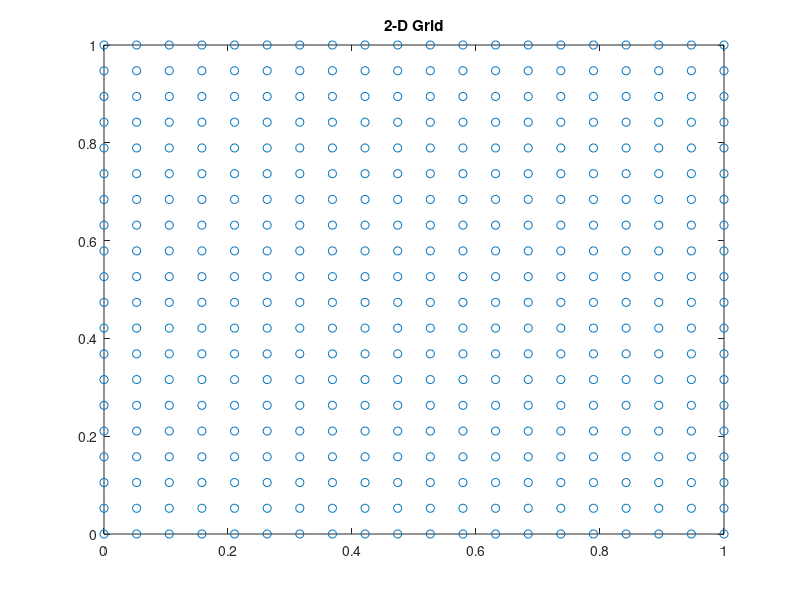

Write the MATLAB code that produced this figure. (Note: this script raises an error after producing the figure.)

clear all; 
close all; 
clc;

%%%   Generate Grid
K = 20;  % # of possible total sensors
Points_Number = K^2;
range = 1;  % Grid range
xx_K = linspace(0, range, K)';   % places of possible total sensors
[x_K1,x_K2] = meshgrid(xx_K,xx_K);

x_K = [x_K1(:),x_K2(:)];
figure(10)
plot(x_K(:,1),x_K(:,2),'o')
title('2-D Grid')

tol = 1e-10;
tol_failure = 1e-8;

rho_a = .2;
sig_a = 1;
%%% Source
S_t = 2;

%%% Noise
% SNR_dB = 1.2;
% SNR = (10^SNR_dB) / 10;
% sig_n = sig_a * S_t / sqrt(SNR);
sig_n = 1.5;
ratio_rho = .5;
rho_n = ratio_rho * rho_a;

Kn = My_2D_Cov ( rho_n, sig_n, x_K, x_K);
Ka = My_2D_Cov ( rho_a, sig_a, x_K, x_K);

% ''a''
n = 1;  % # of mixture in Mixtured Gaussian Process

%%%% uncertainty
l_uncertainty = rho_a/3;
% SNR_dB_uncertainty = 1;
% SNR_uncertainty = (10^SNR_dB_uncertainty) / 10;
% s_uncertainty = sig_a / sqrt(SNR_uncertainty);
s_uncertainty = .5;
flag_uncertainty = 1;

%%%% Bias
l_bias = rho_a;
% SNR_dB_bias = 5;
% SNR_bias = (10^SNR_dB_bias) / 10;
% s_bias = sig_a / sqrt(SNR_bias);
s_bias = 0;
flag_bias = 0;

% Assigning initial points (noisy situation)
ind_Int = ceil(K^2/2-K/2);
% ind_Int = [ceil(K^2/2-K),ceil(K^2/2-K/2),ceil(K^2/2+K)]';
K_Int = size(ind_Int,1);
x_Int = x_K(ind_Int,:);

p = 10;  % number of sensors that we want to select greedy

% setting delta parameter
jj_max=1;
j_step= 5;
% delta = j_step * [1:jj_max];
% jj_delta = 1;
%%% parameters
% params_a
params.rho_a = rho_a;
params.sig_a = sig_a;
% params_n
params.rho_n = rho_n;
params.sig_n = sig_n;
params.sigmaS = S_t;

mont_a_max = 15;
mont_m_max = 5;
%%

for mont_a = 1:mont_a_max
    
    
    aa = Generate_GM_2D(rho_a, sig_a, x_K, zeros(size(x_K,1),1), n) ;
    a_K_2D = reshape(aa,[K,K]);
    a_K = aa;
    
    figure(987)
    subplot(2,1,1)
    surf(x_K1,x_K2,a_K_2D)
    
    for mont_m = 1 : mont_m_max
        
        
        
        %%% Generate ''a'' %%%
        
        % Mean
        %     ma1 = Generate_GM_2D(roh_a, sig_a, x_K, 0, 1) ;
        %     ma1 = 0;
        %     % ''a''
        %     n = 1;  % # of mixture in Mixtured Gaussian Process
        %     l_bias = roh_a;
        %     s_bias = 0.01;
        %     bias = Generate_GM_2D(l_bias, s_bias, x_K, 0, n);
        %     m_K = a_K + bias;
        %
        
        uncertainty_a = Generate_GM_2D(l_uncertainty, s_uncertainty, x_K, 0, n);
        bias = Generate_GM_2D(l_bias, s_bias, x_K, 0, n);
        m_K = a_K + (flag_uncertainty * uncertainty_a) + (flag_bias * bias);
        
        m_K_2D = reshape(m_K,[K,K]);
        figure(987)
        subplot(2,1,2)
        surf(x_K1,x_K2,m_K_2D)
        
        %     la = roh_a;
        %     sa2 = 3*sig_a;      % uncertainty on spatial gain 'a'
        a_hat_K  = m_K;
        
        %%% Noise %%%
        
        n_K = Generate_GM_2D(rho_n, sig_n, x_K, 0, n) ;
        
        %%% Measurements %%%
        y_K = a_K * S_t + n_K;
        
        
        
        %% Data plot %%%
%%%%         params_plot
%         fs = 17;   % font size
%         lw = 3;    % line size
%         f_yl = 30;  % font size label
%         ms = 10;    % mark size
%         % plot a_true
%         figure(22)
%         subplot(3,1,1);
%         set(gca, 'fontsize', fs);
%         plot(x_K, a_K,'b', 'linewidth',lw );hold on
%         ylabel('$a_K$', 'Interpreter', 'latex', 'fontsize', f_yl)
%         % plot mean
%         subplot(3,1,1);
%         set(gca, 'fontsize', fs);
%         plot(x_K, m_K,'--b', 'linewidth', lw);
%         ylabel('$m_k$', 'Interpreter', 'latex', 'fontsize', f_yl)
%         xlabel('$x$', 'Interpreter', 'latex', 'fontsize', f_yl)
%         legend('a','m')
%         % plot noise
%         subplot(3,1,2);
%         set(gca, 'fontsize', fs);
%         plot(x_K, n_K,'r', 'linewidth', lw);
%         ylabel('$n_k$', 'Interpreter', 'latex', 'fontsize', f_yl)
%         xlabel('$x$', 'Interpreter', 'latex', 'fontsize', f_yl)
%         % plot y (measurements)
%         subplot(3,1,3);
%         set(gca, 'fontsize', fs);
%         plot(x_K, y_K,'k', 'linewidth', lw);
%         ylabel('$y_k$', 'Interpreter', 'latex', 'fontsize', f_yl)
%         xlabel('$x$', 'Interpreter', 'latex', 'fontsize', f_yl)
        
%%        
        a_Int = a_K(ind_Int);
        a_hat_Int = a_hat_K(ind_Int);
        m_Int = m_K(ind_Int);
        y_Int = y_K(ind_Int);
        
        % figure(21)
        % subplot(3,1,1);
        % hold on
        % plot (x_Int, a_Int(:),'o', 'MarkerSize',ms, 'LineWidth',lw); hold on;
        
        %% Rest points
        Index = (1:K^2)';
        ind_rest = setdiff(Index,ind_Int);
        x_rest = x_K (ind_rest,:);
        m_rest = m_K (ind_rest);
        a_rest = a_K (ind_rest);
        a_hat_rest = a_hat_K(ind_rest);
        y_rest = y_K (ind_rest);
        %     N = (K - K_Int);
        
        
        
  %% True SNR(f_hat)
x = x_K;
a = a_K;
ma = m_K;
zK = m_K(ind_Int);
flagPrior = 1
xK   = x_Int;
ma_K = m_Int;
sigmaS = S_t;  % power of s
nbPts = K;

ln = rho_n;
sn2 = sig_n;


% SNR initial
Cn = My_2D_Cov ( rho_n, sig_n, x_Int, x_Int);
f_hat = pinv(Cn)*m_Int;
SNR_True_Estimated_int = (S_t^2 * f_hat' * a_Int * a_Int' * f_hat ) / (f_hat' * Cn * f_hat)


SNR_True_Estimated = zeros(nbPts,1);
SNR_True_Estimated(ind_Int) = SNR_True_Estimated_int;

for i_rest = 1 : K^2-K_Int
    x_K_plus_N = [x_Int;x_rest(i_rest,:)];
    m_k_plus_N = [m_Int;m_rest(i_rest)];
    a_k_plus_N = [a_Int;a_rest(i_rest)];
    Cn = My_2D_Cov ( rho_n, sig_n, x_K_plus_N, x_K_plus_N);
    f_hat = pinv(Cn)*m_k_plus_N;
    SNR_True_Estimated_rest(i_rest,1) = (S_t^2 * f_hat' * a_k_plus_N * a_k_plus_N' * f_hat ) / (f_hat' * Cn * f_hat);
end

SNR_True_Estimated(ind_rest) = SNR_True_Estimated_rest;

SNR_True_Estimated_norm_int = (SNR_True_Estimated - SNR_True_Estimated_int) / (max(SNR_True_Estimated) - SNR_True_Estimated_int+tol);

% figure(2)
% plot(SNR_True_Estimated_norm_int)
% grid on
% title('$SNR(\hat{f})$','interpreter','latex')

ind_failure = find(SNR_True_Estimated_norm_int<0);
failure_size(mont_a,mont_m) = size(ind_failure,1);

SNR_True_Estimated_norm_int_mont(mont_a,mont_m,:) = SNR_True_Estimated_norm_int;
SNR_True_Estimated_int_mont(mont_a,mont_m) = SNR_True_Estimated_int;

      
        
   %%            
              
        
        %%%%%%%%%%%%%%%%%%%%%%%%%%%%%%%%%%%%%%%%%%%%%%%%%%%%%%%%%%%%%%%%%%%%%%%%%%%%%%%%%%%%%%%%%%%%%%%%%%%%%%%%%%%%%%%%%%%%%%%%%%%%%%%%%%%%%%%%%%%%%%%%%%%%%%%%
        %%%%%%%%%%%%%%%%%%%%%%%%%%%%%%%%%%%%%%%%%%%%%%%%%%%%%%%%%%%%%%%%%%%%%%% CLASSICAL KRIGING  %%%%%%%%%%%%%%%%%%%%%%%%%%%%%%%%%%%%%%%%%%%%%%%%%%%%%%%%%%%%%
        %%%%%%%%%%%%%%%%%%%%%%%%%%%%%%%%%%%%%%%%%%%%%%%%%%%%%%%%%%%%%%%%%%%%%%%%%%%%%%%%%%%%%%%%%%%%%%%%%%%%%%%%%%%%%%%%%%%%%%%%%%%%%%%%%%%%%%%%%%%%%%%%%%%%%%%%
        %%
        ind_Int_classic = ind_Int;
        x_Int_classic = x_Int;
        m_Int_classic = m_Int;
        a_Int_classic = a_Int;
        a_hat_Int_classic = a_hat_Int;
        y_Int_classic = y_Int;
        
        ind_rest_classic  = ind_rest ;
        x_rest_classic = x_rest;
        m_rest_classic = m_rest;
        a_rest_classic = a_rest;
        y_rest_classic = y_rest;
        a_hat_rest_classic = a_hat_rest;
        
        for j_p = 1 : p
            j_classic = j_p
            mont_m
            mont_a
            % select new position
            tic;
            J_N = CostFunction_classic_2D(params, x_Int_classic, x_rest_classic);
            t_classic(j_p,mont_a,mont_m)=toc;
            
            [J_max , Index_max] = max(J_N);  % pay attention, here you have to take the min of the cost_classic
            x_new_classic = x_rest_classic(Index_max,:);
            m_new_classic = m_rest_classic(Index_max);
            a_new_classic = a_rest_classic(Index_max);
            y_new_classic = y_rest_classic(Index_max);
            ind_new_classic = ind_rest_classic(Index_max);

            %         a_hat_new_classic = a_hat_rest_classic(Index_max);
            
            % 'a' estimation at new selected position
            C_NK_new = My_2D_Cov ( rho_a, sig_a, x_new_classic, x_Int_classic );
            C_KK_new = My_2D_Cov ( rho_a, sig_a, x_Int_classic, x_Int_classic ) ;
            L_C_KK_new = chol(C_KK_new + 1e-10*eye(size(C_KK_new)), 'lower');
            %         a_new_classic = m_new_classic + C_NK_new * (  L_C_KK_new.'  \   ( L_C_KK_new \ ( a_Int_classic - m_Int_classic ) )  );
            %         a_hat_new_classic = m_new_classic + C_NK_new * (  L_C_KK_new.'  \   ( L_C_KK_new \ ( a_hat_Int_classic - m_Int_classic ) )  );
            
            %         a_new_classic = m_new_classic;
            a_hat_new_classic = m_new_classic;
            
            % Estimate 'S'
            y_K_plus_N_classic =  [y_Int_classic; y_new_classic] ;
            a_K_plus_N_classic =  [a_Int_classic; a_new_classic] ;
            a_hat_K_plus_N_classic =  [a_hat_Int_classic; a_hat_new_classic] ;
%             ind_K_plus_N_classic =  [ind_Int_classic; Index_max] ;
            
            x_K_plus_N_classic =  [x_Int_classic; x_new_classic] ;
            C_K_plus_N = My_2D_Cov ( rho_n, sig_n, x_K_plus_N_classic, x_K_plus_N_classic );
            L_C_K_plus_N = chol(C_K_plus_N + 1e-10*eye(size(C_K_plus_N)), 'lower');
            
            %         S_hat_classic(j) = 1 / ( a_K_plus_N_classic' * (  L_C_K_plus_N.'  \   ( L_C_K_plus_N \ a_K_plus_N_classic ) ) ) * a_K_plus_N_classic' * ( L_C_K_plus_N.'  \ (L_C_K_plus_N \ y_K_plus_N_classic) );
            
            % SNR(f_hat)
            ind_K_plus_N_classic =  [ind_Int_classic; ind_new_classic] ;
            a_True_K_plus_N_classic = a_K(ind_K_plus_N_classic);
            f_hat_classic1 = pinv(C_K_plus_N) * a_K_plus_N_classic;
            f_hat_classic2 = pinv(C_K_plus_N) * a_hat_K_plus_N_classic;
            SNR_f_hat_classic1(j_p) = ( S_t^2 * (f_hat_classic1' * a_True_K_plus_N_classic)^2 ) / (f_hat_classic1' * C_K_plus_N * f_hat_classic1 );
            SNR_f_hat_classic2(j_p) = ( S_t^2 * (f_hat_classic2' * a_True_K_plus_N_classic)^2 ) / (f_hat_classic2' * C_K_plus_N * f_hat_classic2 );
            
            % update data
            J_classic(j_p).J = J_N;
            
            ind_Int_classic = ind_K_plus_N_classic;
            x_Int_classic = x_K_plus_N_classic;
            m_Int_classic = [m_Int_classic; m_new_classic] ;
            a_Int_classic = a_K_plus_N_classic;
            a_hat_Int_classic = a_hat_K_plus_N_classic;
            y_Int_classic = y_K_plus_N_classic;
            
            ind_rest_classic (Index_max) = [];
            x_rest_classic (Index_max,:) = [];
            m_rest_classic (Index_max) = [];
            y_rest_classic (Index_max) = [];
            a_hat_rest_classic (Index_max) = [];
            a_rest_classic (Index_max) = [];
            
            %%%% FPR %%%%
            J_N_norm = (J_N-min(J_N) ) /( max(J_N) - min(J_N) );
            index_select_classic = find(J_N_norm>tol_failure);
            
            a_N_Condition_a_K_classic = Function_a_hat(params, a_Int_classic, m_Int_classic, x_Int_classic, x_rest_classic, m_rest_classic);
            a_error_classic(mont_m,mont_a,j_p) = mean(abs(a_rest_classic' - a_N_Condition_a_K_classic).^2)
  
        end
        
        %     S_hat_classic_mont(mont,:) = S_hat_classic;
        SNR_f_hat_classic_mont_m1(mont_m,:) = SNR_f_hat_classic1;
        SNR_f_hat_classic_mont_m2(mont_m,:) = SNR_f_hat_classic2;
        
        J_classic_mont.J(mont_m,:) = J_classic.J;
        
        %%%%%%%%%%%%%%%%%%%%%%%%%%%%%%%%%%%%%%%%%%%%%%%%%%%%%%%%%%%%%%%%%%%%%%%%%%%%%%%%%%%%%%%%%%%%%%%%%%%%%%%%%%%%%%%%%%%%%%%%%%%%%%%%%%%%%%%%%%%%%%%%%%%%%%%%
        %%%%%%%%%%%%%%%%%%%%%%%%%%%%%%%%%%%%%%%%%%%%%%%%%%%%%%%%%%%%%%%%%%%%%%%%%%%%%%  MI  %%%%%%%%%%%%%%%%%%%%%%%%%%%%%%%%%%%%%%%%%%%%%%%%%%%%%%%%%%%%%%%%%%%%
        %%%%%%%%%%%%%%%%%%%%%%%%%%%%%%%%%%%%%%%%%%%%%%%%%%%%%%%%%%%%%%%%%%%%%%%%%%%%%%%%%%%%%%%%%%%%%%%%%%%%%%%%%%%%%%%%%%%%%%%%%%%%%%%%%%%%%%%%%%%%%%%%%%%%%%%%
        
%%
        ind_Int_MI = ind_Int;
        x_Int_MI = x_Int;
        m_Int_MI = m_Int;
        a_Int_MI = a_Int;
        a_hat_Int_MI = a_hat_Int;
        y_Int_MI = y_Int;
        
        ind_rest_MI  = ind_rest ;
        x_rest_MI = x_rest;
        m_rest_MI = m_rest;
        y_rest_MI = y_rest;
        a_rest_MI = a_rest;
        a_hat_rest_MI = a_hat_rest;
        
        for j_p = 1 : p
            j_MI = j_p
            mont_m
            mont_a
            
            % Fast MI
            eps_MI = 1e-2;
            D = size(x_K,2);
            delta1 = repmat(x_K,Points_Number,1);
            dd = repmat(x_K,Points_Number,1);
            delta2 = reshape(dd,D,Points_Number^2);
            diff_delta = vecnorm(delta1-delta2',2,2);
            [d_vect , ~] = find(diff_delta < eps_MI);
            d = size(d_vect,1)/2;
            fast_factor_MI =  ( Points_Number*d^3 + Points_Number*p + p*d^4 ) / ...
                ( p*(Points_Number)^4 )
            
            % select new position
            tic;
            J_N = CostFunction_MI_2D(params, x_Int_MI, x_rest_MI);
            t_MI(j_p,mont_a,mont_m)=toc*fast_factor_MI;
            [J_max , Index_max] = max(J_N);
            x_new_MI = x_rest_MI(Index_max,:);
            m_new_MI = m_rest_MI(Index_max);
            a_new_MI = a_rest_MI(Index_max);
            y_new_MI = y_rest_MI(Index_max);
            ind_new_MI = ind_rest_MI(Index_max);
            %         a_hat_new_MI = a_hat_rest_MI(Index_max);
            
            % 'a' estimation at new selected position
            C_NK_new = My_2D_Cov ( rho_a, sig_a, x_new_MI, x_Int_MI );
            C_KK_new = My_2D_Cov ( rho_a, sig_a, x_Int_MI, x_Int_MI ) ;
            L_C_KK_new = chol(C_KK_new + 1e-10*eye(size(C_KK_new)), 'lower');
            %         a_new_MI = m_new_MI + C_NK_new * (  L_C_KK_new.'  \   ( L_C_KK_new \ ( a_Int_MI - m_Int_MI ) )  );
            %         a_hat_new_MI = m_new_MI + C_NK_new * (  L_C_KK_new.'  \   ( L_C_KK_new \ ( a_hat_Int_MI - m_Int_MI ) )  );
            
            %         a_new_MI = a_new_MI;
            a_hat_new_MI = m_new_MI;
            
            % Estimate 'S'
            y_K_plus_N_MI =  [y_Int_MI; y_new_MI] ;
            a_K_plus_N_MI =  [a_Int_MI; a_new_MI] ;
            a_hat_K_plus_N_MI =  [a_hat_Int_MI; a_hat_new_MI] ;
            ind_K_plus_N_MI =  [ind_Int_MI; ind_new_MI] ;
            
            x_K_plus_N_MI =  [x_Int_MI; x_new_MI] ;
            C_K_plus_N = My_2D_Cov ( rho_n, sig_n, x_K_plus_N_MI, x_K_plus_N_MI );
            L_C_K_plus_N = chol(C_K_plus_N + 1e-10*eye(size(C_K_plus_N)), 'lower');
            
            %         S_hat_MI(j) = 1 / ( a_K_plus_N_MI' * (  L_C_K_plus_N.'  \   ( L_C_K_plus_N \ a_K_plus_N_MI ) ) ) * a_K_plus_N_MI' * ( L_C_K_plus_N.'  \ (L_C_K_plus_N \ y_K_plus_N_MI) );
            
            % SNR(f_hat)
            a_True_K_plus_N_MI = a_K(ind_K_plus_N_MI);
            f_hat_MI1 = pinv(C_K_plus_N) * a_K_plus_N_MI;
            f_hat_MI2 = pinv(C_K_plus_N) * a_hat_K_plus_N_MI;
            SNR_f_hat_MI1(j_p) = ( S_t^2 * (f_hat_MI1' * a_True_K_plus_N_MI)^2 ) / (f_hat_MI1' * C_K_plus_N * f_hat_MI1 );
            SNR_f_hat_MI2(j_p) = ( S_t^2 * (f_hat_MI2' * a_True_K_plus_N_MI)^2 ) / (f_hat_MI2' * C_K_plus_N * f_hat_MI2 );
            
            % update data
            J_MI(j_p).J = J_N;
            
            ind_Int_MI = ind_K_plus_N_MI;
            x_Int_MI = x_K_plus_N_MI;
            m_Int_MI = [m_Int_MI; m_new_MI] ;
            a_Int_MI = a_K_plus_N_MI;
            a_hat_Int_MI = a_hat_K_plus_N_MI;
            y_Int_MI = y_K_plus_N_MI;
            
            ind_rest_MI (Index_max) = [];
            x_rest_MI (Index_max,:) = [];
            m_rest_MI (Index_max) = [];
            y_rest_MI (Index_max) = [];
            a_hat_rest_MI (Index_max) = [];
            a_rest_MI (Index_max) = [];
            
            
            %%%% FPR %%%%
            J_N_norm = (J_N-min(J_N) ) /( max(J_N) - min(J_N) );
            index_select_MI = find(J_N_norm>tol_failure);
            
            a_N_Condition_a_K_MI = Function_a_hat(params, a_Int_MI, m_Int_MI, x_Int_MI, x_rest_MI, m_rest_MI);
            a_error_MI(mont_m,mont_a,j_p) = mean(abs(a_rest_MI' - a_N_Condition_a_K_MI).^2)
            
            
        end
        
        %     S_hat_MI_mont(mont,:) = S_hat_MI;
        SNR_f_hat_MI_mont_m1(mont_m,:) = SNR_f_hat_MI1;
        SNR_f_hat_MI_mont_m2(mont_m,:) = SNR_f_hat_MI2;
        
        
        J_MI_mont.J(mont_m,:) = J_MI.J;
        
        %%%%%%%%%%%%%%%%%%%%%%%%%%%%%%%%%%%%%%%%%%%%%%%%%%%%%%%%%%%%%%%%%%%%%%%%%%%%%%%%%%%%%%%%%%%%%%%%%%%%%%%%%%%%%%%%%%%%%%%%%%%%%%%%%%%%%%%%%%%%%%%%%%%%%%%%
        %%%%%%%%%%%%%%%%%%%%%%%%%%%%%%%%%%%%%%%%%%%%%%%%%%%%%%%%%%  CostFunction_icassp19_mean_SNR %%%%%%%%%%%%%%%%%%%%%%%%%%%%%%%%%%%%%%%%%%%%%%%%%%%%%%%%%%%%%
        %%%%%%%%%%%%%%%%%%%%%%%%%%%%%%%%%%%%%%%%%%%%%%%%%%%%%%%%%%%%%%%%%%%%%%%%%%%%%%%%%%%%%%%%%%%%%%%%%%%%%%%%%%%%%%%%%%%%%%%%%%%%%%%%%%%%%%%%%%%%%%%%%%%%%%%%
        %%
        ind_Int_proposed = ind_Int;
        x_Int_proposed = x_Int;
        m_Int_proposed = m_Int;
        a_Int_proposed = a_Int;
        a_hat_Int_proposed = a_hat_Int;
        y_Int_proposed = y_Int;
        
        ind_rest_proposed = ind_rest;
        x_rest_proposed = x_rest;
        m_rest_proposed = m_rest;
        y_rest_proposed = y_rest;
        a_hat_rest_proposed = a_hat_rest;
        a_rest_proposed = a_rest;
        
        
        for j_p = 1 : p
            j_proposed = j_p
            mont_m
            mont_a
            % select new position
            tic;
            J_N = CostFunction_Proposed_2D(params, a_Int_proposed, m_Int_proposed, x_Int_proposed, x_rest_proposed, m_rest_proposed);
            t_Proposed(j_p,mont_a,mont_m)=toc;
            
            [J_proposedn , Index_proposed] = max(J_N);
            x_new_proposed = x_rest_proposed(Index_proposed,:);
            m_new_proposed = m_rest_proposed(Index_proposed);
            a_new_proposed = a_rest_proposed(Index_proposed);
            y_new_proposed = y_rest_proposed(Index_proposed);
            ind_new_proposed = ind_rest_proposed(Index_proposed);

            %         a_hat_new_proposed = a_hat_rest_proposed(Index_max);
            
            % 'a' estimation at new selected position
            C_NK_new = My_2D_Cov ( rho_a, sig_a, x_new_proposed, x_Int_proposed );
            C_KK_new = My_2D_Cov ( rho_a, sig_a, x_Int_proposed, x_Int_proposed ) ;
            L_C_KK_new = chol(C_KK_new + 1e-10*eye(size(C_KK_new)), 'lower');
            %         a_new_proposed = m_new_proposed + C_NK_new * (  L_C_KK_new.'  \   ( L_C_KK_new \ ( a_Int_proposed - m_Int_proposed ) )  );
            %         a_hat_new_proposed = m_new_proposed + C_NK_new * (  L_C_KK_new.'  \   ( L_C_KK_new \ ( a_hat_Int_proposed - m_Int_proposed ) )  );
            
            a_hat_new_proposed = m_new_proposed;
            
            % Estimate 'S'
            y_K_plus_N_proposed =  [y_Int_proposed; y_new_proposed] ;
            a_K_plus_N_proposed =  [a_Int_proposed; a_new_proposed] ;
            a_hat_K_plus_N_proposed =  [a_hat_Int_proposed; a_hat_new_proposed] ;
            ind_K_plus_N_proposed =  [ind_Int_proposed; ind_new_proposed] ;
            
            x_K_plus_N_proposed =  [x_Int_proposed; x_new_proposed] ;
            C_K_plus_N = My_2D_Cov ( rho_n, sig_n, x_K_plus_N_proposed, x_K_plus_N_proposed );
            L_C_K_plus_N = chol(C_K_plus_N + 1e-10*eye(size(C_K_plus_N)), 'lower');
            
            %         S_hat_proposed(j) = 1 / ( a_K_plus_N_proposed' * (  L_C_K_plus_N.'  \   ( L_C_K_plus_N \ a_K_plus_N_proposed ) ) ) * a_K_plus_N_proposed' * ( L_C_K_plus_N.'  \ (L_C_K_plus_N \ y_K_plus_N_proposed) );
            
            % SNR(f_hat)
            a_True_K_plus_N_proposed = a_K(ind_K_plus_N_proposed);
            f_hat_proposed1 = pinv(C_K_plus_N) * a_K_plus_N_proposed;
            f_hat_proposed2 = pinv(C_K_plus_N) * a_hat_K_plus_N_proposed;
            SNR_f_hat_proposed1(j_p) = ( S_t^2 * (f_hat_proposed1' * a_True_K_plus_N_proposed)^2 ) / (f_hat_proposed1' * C_K_plus_N * f_hat_proposed1 );
            SNR_f_hat_proposed2(j_p) = ( S_t^2 * (f_hat_proposed2' * a_True_K_plus_N_proposed)^2 ) / (f_hat_proposed2' * C_K_plus_N * f_hat_proposed2 );
            
            % update data
            J_proposed(j_p).J = J_N;
            
            ind_Int_proposed = ind_K_plus_N_proposed;
            x_Int_proposed = x_K_plus_N_proposed;
            m_Int_proposed = [m_Int_proposed; m_new_proposed] ;
            a_Int_proposed = a_K_plus_N_proposed;
            a_hat_Int_proposed = a_hat_K_plus_N_proposed;
            y_Int_proposed = y_K_plus_N_proposed;
            
            ind_rest_proposed (Index_proposed) = [];
            x_rest_proposed (Index_proposed,:) = [];
            m_rest_proposed (Index_proposed) = [];
            y_rest_proposed (Index_proposed) = [];
            a_hat_rest_proposed (Index_proposed) = [];
            a_rest_proposed (Index_proposed) = [];
            
            %%%%% FPR %%%%%
            J_N_norm = (J_N-min(J_N) ) /( max(J_N) - min(J_N) );
            index_select_proposed = find(J_N_norm>tol_failure);
            
            a_N_Condition_a_K_proposed = Function_a_hat(params, a_Int_proposed, m_Int_proposed, x_Int_proposed, x_rest_proposed, m_rest_proposed);
            a_error_proposed(mont_m,mont_a,j_p) = mean(abs(a_rest_proposed' - a_N_Condition_a_K_proposed).^2)
        
        end
        
        %     S_hat_proposed_mont(mont,:) = S_hat_proposed;
        SNR_f_hat_proposed_mont_m1(mont_m,:) = SNR_f_hat_proposed1;
        SNR_f_hat_proposed_mont_m2(mont_m,:) = SNR_f_hat_proposed2;
        
        J_proposed_mont.J(mont_m,:) = J_proposed.J;
        
        
        %%%%%%%%%%%%%%%%%%%%%%%%%%%%%%%%%%%%%%%%%%%%%%%%%%%%%%%%%%%%%%%%%%%%%%%%%%%%%%%%%%%%%%%%%%%%%%%%%%%%%%%%%%%%%%%%%%%%%%%%%%%%%%%%%%%%%%%%%%%%%%%%%%%%%%%%
        %%%%%%%%%%%%%%%%%%%%%%%%%%%%%%%%%%%%%%%%%%%%%%% PROPOSED_PLUS: CostFunction_CDF_Complementary  %%%%%%%%%%%%%%%%%%%%%%%%%%%%%%%%%%%%%%%%%%%%%%%%%%%%%%%%%
        %%%%%%%%%%%%%%%%%%%%%%%%%%%%%%%%%%%%%%%%%%%%%%%%%%%%%%%%%%%%%%%%%%%%%%%%%%%%%%%%%%%%%%%%%%%%%%%%%%%%%%%%%%%%%%%%%%%%%%%%%%%%%%%%%%%%%%%%%%%%%%%%%%%%%%%%
        %%
        ind_Int_proposed_plus = ind_Int;
        x_Int_proposed_plus = x_Int;
        m_Int_proposed_plus = m_Int;
        a_Int_proposed_plus = a_Int;
        a_hat_Int_proposed_plus = a_hat_Int;
        y_Int_proposed_plus = y_Int;
        
        ind_rest_proposed_plus = ind_rest;
        x_rest_proposed_plus = x_rest;
        m_rest_proposed_plus = m_rest;
        a_rest_proposed_plus = a_rest;
        y_rest_proposed_plus = y_rest;
        %     a_hat_rest_proposed_plus = a_hat_rest;
        
        for j_p = 1 : p
            j_proposed_plus = j_p
            mont_m
            mont_a
            
            for jj = 1 : jj_max
                   

                tic
                
                % select new position
                J_N = CostFunction_CDF_Complementary_2D(ind_Int_proposed_plus, ind_rest_proposed_plus, K^2, x_K, m_K, Ka,...
                    a_Int_proposed_plus, m_Int_proposed_plus, Kn, a_K,jj,j_step);
                
                t_proposed_plus(j_p,mont_a,mont_m)=toc;
            end
            
            [J_proposed_plusn , Index_proposed_plus] = max(J_N);
            x_new_proposed_plus = x_rest_proposed_plus(Index_proposed_plus,:);
            m_new_proposed_plus = m_rest_proposed_plus(Index_proposed_plus);
            a_new_proposed_plus = a_rest_proposed_plus(Index_proposed_plus);
            y_new_proposed_plus = y_rest_proposed_plus(Index_proposed_plus);
            ind_new_proposed_plus = ind_rest_proposed_plus(Index_proposed_plus);
            %         a_hat_new_proposed_plus = a_hat_rest_proposed_plus(Index_max);
            
            % 'a' estimation at new selected position
            C_NK_new = My_2D_Cov ( rho_a, sig_a, x_new_proposed_plus, x_Int_proposed_plus );
            C_KK_new = My_2D_Cov ( rho_a, sig_a, x_Int_proposed_plus, x_Int_proposed_plus ) ;
            L_C_KK_new = chol(C_KK_new + 1e-10*eye(size(C_KK_new)), 'lower');
            %         a_new_proposed_plus = m_new_proposed_plus + C_NK_new * (  L_C_KK_new.'  \   ( L_C_KK_new \ ( a_Int_proposed_plus - m_Int_proposed_plus ) )  );
            %         a_hat_new_proposed_plus = m_new_proposed_plus + C_NK_new * (  L_C_KK_new.'  \   ( L_C_KK_new \ ( a_hat_Int_proposed_plus - m_Int_proposed_plus ) )  );
            
            a_hat_new_proposed_plus = m_new_proposed_plus;
            
            % Estimate 'S'
            y_K_plus_N_proposed_plus =  [y_Int_proposed_plus; y_new_proposed_plus] ;
            a_K_plus_N_proposed_plus =  [a_Int_proposed_plus; a_new_proposed_plus] ;
            a_hat_K_plus_N_proposed_plus =  [a_hat_Int_proposed_plus; a_hat_new_proposed_plus] ;
            
            ind_K_plus_N_proposed_plus =  [ind_Int_proposed_plus; ind_new_proposed_plus] ;
            x_K_plus_N_proposed_plus =  [x_Int_proposed_plus; x_new_proposed_plus] ;
            C_K_plus_N = My_2D_Cov ( rho_n, sig_n, x_K_plus_N_proposed_plus, x_K_plus_N_proposed_plus );
            L_C_K_plus_N = chol(C_K_plus_N + 1e-10*eye(size(C_K_plus_N)), 'lower');
            
            %         S_hat_proposed_plus(j) = 1 / ( a_K_plus_N_proposed_plus' * (  L_C_K_plus_N.'  \   ( L_C_K_plus_N \ a_K_plus_N_proposed_plus ) ) ) * a_K_plus_N_proposed_plus' * ( L_C_K_plus_N.'  \ (L_C_K_plus_N \ y_K_plus_N_proposed_plus) );
            
            % SNR(f_hat)
            a_True_K_plus_N_proposed_plus = a_K(ind_K_plus_N_proposed_plus);
            f_hat_proposed_plus1 = pinv(C_K_plus_N) * a_K_plus_N_proposed_plus;
            f_hat_proposed_plus2 = pinv(C_K_plus_N) * a_hat_K_plus_N_proposed_plus;
            SNR_f_hat_proposed_plus1(j_p) = ( S_t^2 * (f_hat_proposed_plus1' * a_True_K_plus_N_proposed_plus)^2 ) / (f_hat_proposed_plus1' * C_K_plus_N * f_hat_proposed_plus1 );
            SNR_f_hat_proposed_plus2(j_p) = ( S_t^2 * (f_hat_proposed_plus2' * a_True_K_plus_N_proposed_plus)^2 ) / (f_hat_proposed_plus2' * C_K_plus_N * f_hat_proposed_plus2 );
            
            
            % update data
            J_proposed_plus(j_p).J = J_N;
            
            ind_Int_proposed_plus = ind_K_plus_N_proposed_plus;
            x_Int_proposed_plus = x_K_plus_N_proposed_plus;
            m_Int_proposed_plus = [m_Int_proposed_plus; m_new_proposed_plus] ;
            a_Int_proposed_plus = a_K_plus_N_proposed_plus;
            a_hat_Int_proposed_plus = a_hat_K_plus_N_proposed_plus;
            y_Int_proposed_plus = y_K_plus_N_proposed_plus;
            
            ind_rest_proposed_plus (Index_proposed_plus) = [];
            x_rest_proposed_plus (Index_proposed_plus,:) = [];
            m_rest_proposed_plus (Index_proposed_plus) = [];
            a_rest_proposed_plus (Index_proposed_plus) = [];
            y_rest_proposed_plus (Index_proposed_plus) = [];
%             a_hat_rest_proposed_plus (Index_proposed_plus) = [];
            
            
            %%%%% FPR %%%%%
            J_N_norm = (J_N-min(J_N) ) /( max(J_N) - min(J_N) );
            index_select_proposed_plus = find(J_N_norm>tol_failure);
            
            
       
        a_N_Condition_a_K_proposed_plus = Function_a_hat(params, a_Int_proposed_plus, m_Int_proposed_plus, x_Int_proposed_plus, x_rest_proposed_plus, m_rest_proposed_plus);
        a_error_proposed_plus(mont_m,mont_a,j_p) = mean(abs(a_rest_proposed_plus' - a_N_Condition_a_K_proposed_plus).^2)
        
        end  
        %     S_hat_proposed_plus_mont(mont,:) = S_hat_proposed_plus;
        SNR_f_hat_proposed_plus_mont_m1(mont_m,:) = SNR_f_hat_proposed_plus1;
        SNR_f_hat_proposed_plus_mont_m2(mont_m,:) = SNR_f_hat_proposed_plus2;
        
        J_proposed_plus_mont.J(mont_m,:) = J_proposed_plus.J;
        
    end
    %%
    
    
    SNR_f_hat_classic_mean_mont_m1(mont_a,:) = mean(SNR_f_hat_classic_mont_m1,1);
    SNR_f_hat_MI_mean_mont_m1(mont_a,:) = mean(SNR_f_hat_MI_mont_m1,1);
    SNR_f_hat_proposed_mean_mont_m1(mont_a,:) = mean(SNR_f_hat_proposed_mont_m1,1);
    SNR_f_hat_proposed_plus_mean_mont_m1(mont_a,:) = mean(SNR_f_hat_proposed_plus_mont_m1,1);
    
    SNR_f_hat_classic_mean_mont_m2(mont_a,:) = mean(SNR_f_hat_classic_mont_m2,1);
    SNR_f_hat_MI_mean_mont_m2(mont_a,:) = mean(SNR_f_hat_MI_mont_m2,1);
    SNR_f_hat_proposed_mean_mont_m2(mont_a,:) = mean(SNR_f_hat_proposed_mont_m2,1);
    SNR_f_hat_proposed_plus_mean_mont_m2(mont_a,:) = mean(SNR_f_hat_proposed_plus_mont_m2,1);
    
end


%%

%%%%% SNR(f_hat) average on mont_a
SNR_f_hat_classic_mean_mont_a1 = mean(SNR_f_hat_classic_mean_mont_m1,1);
SNR_f_hat_MI_mean_mont_a1 = mean(SNR_f_hat_MI_mean_mont_m1,1);
SNR_f_hat_proposed_mean_mont_a1 = mean(SNR_f_hat_proposed_mean_mont_m1,1);
SNR_f_hat_proposed_plus_mean_mont_a1 = mean(SNR_f_hat_proposed_plus_mean_mont_m1,1);

SNR_f_hat_classic_mean_mont_a2 = mean(SNR_f_hat_classic_mean_mont_m2,1);
SNR_f_hat_MI_mean_mont_a2 = mean(SNR_f_hat_MI_mean_mont_m2,1);
SNR_f_hat_proposed_mean_mont_a2 = mean(SNR_f_hat_proposed_mean_mont_m2,1);
SNR_f_hat_proposed_plus_mean_mont_a2 = mean(SNR_f_hat_proposed_plus_mean_mont_m2,1);





%% plot SNR

figure(13)
range = 1;  % Grid range
xx = linspace(0, range, p)';
lw = 4;
fs = 55;
% p11=plot(1:p,smooth(SNR_f_hat_classic_mean_mont_a1),'--','LineWidth', lw,'color',[0.4660 0.6740 0.1880]); hold on;
p11=plot(1:p,SNR_f_hat_classic_mean_mont_a2,'LineWidth', lw,'color',[0.4660 0.6740 0.1880]); hold on;

% p22=plot(1:p,smooth(SNR_f_hat_MI_mean_mont_a1),'--','LineWidth', lw,'Color',[0.8500 0.3250 0.0980]); hold on;
p22=plot(1:p,SNR_f_hat_MI_mean_mont_a2,'LineWidth', lw,'Color',[0.8500 0.3250 0.0980]); hold on;


% p3=plot(1:p,smooth(SNR_f_hat_proposed_mean_mont_a1),'--','LineWidth', lw,'Color',[0.6350 0.0780 0.1840]); hold on;
p3=plot(1:p,SNR_f_hat_proposed_mean_mont_a2,'LineWidth', lw,'Color',[0.6350 0.0780 0.1840]); hold on;

% p4=plot(1:p,SNR_f_hat_proposed_plus_mean_mont_a1,'--','LineWidth', lw,'Color',[0 0.4470 0.7410]);
p4=plot(1:p,SNR_f_hat_proposed_plus_mean_mont_a2,'LineWidth', lw,'Color',[0 0.4470 0.7410]);

set(gca,'FontSize', fs);
ylabel('$\overline{SNR (\hat{f})}~$[dB]','interpreter','latex','FontSize', fs);
xlabel('Number of sensors', 'FontSize', fs,'interpreter','latex');
title(['$\sigma_{uncertainty}=$ ',num2str(s_uncertainty)],'interpreter','latex','FontSize', fs)
% legend({'Entropy', 'MI','$\hat{g}(X_N|a^*_K)$', '$1-G_N(W_M;\delta=0.5|a^*_K)$','$\hat{g}(X_N|\hat{a}_K)$', '$1-G_N(W_M;\delta=0.5|\hat{a}_K)$'},'interpreter','latex','FontSize',30);
legend([p11,p22,p3,p4],{'$J_{H}(X_N|\hat{a}_K)$', '$J_{MI}(X_N|\hat{a}_K)$','$J_{E}(X_N|\hat{a}_K)$', ['$J_{P}(X_N,\delta=$', num2str(j_step) , '$|\hat{a}_K)$']...
%     ,'$J_{P}(X_N,\delta=5|\hat{a}_K)$','$J_{P}(X_N,\delta=0|\hat{a}_K)$'...,'$J_{P}(X_N,\delta=1.5|\hat{a}_K)$'...
    },'interpreter','latex','FontSize',fs, 'Location','best');
% ylim([0,30])
% xlim([0,10])
% xticks ([0:2:10])
grid on
set(gca,'FontSize',fs)
set (gcf, 'Position' , [50, 150, 1200, 1000])
%%
MSE_a_proposed_plus = mean(mean(abs(a_error_proposed_plus),1),2);
MSE_a_proposed = mean(mean(abs(a_error_proposed),1),2);
MSE_a_MI = mean(mean(abs(a_error_MI),1),2);
MSE_a_classic = mean(mean(abs(a_error_classic),1),2);

figure
fs = 30;

plot(smooth(MSE_a_proposed_plus(:)),'LineWidth',3);hold on
plot(smooth(smooth(smooth(MSE_a_proposed(:)))),'LineWidth',3); hold on
plot(smooth(MSE_a_MI(:)),'LineWidth',3); hold on
plot(smooth(MSE_a_classic(:)),'LineWidth',3); 
grid on

% plot(MSE_a_proposed_plus(:),'LineWidth',3);hold on
% plot(smooth(smooth(MSE_a_proposed(:))),'LineWidth',3); hold on
% plot(MSE_a_MI(:),'LineWidth',3); hold on
% plot(MSE_a_classic(:),'LineWidth',3); 
% grid on

legend({...
    ['$J_{P}(X_N,\delta=$', num2str(j_step) , '$|\hat{a}_K)$'],...
    '$J_{E}(X_N|\hat{a}_K)$',...
    '$J_{MI}(X_N|\hat{a}_K)$',...
    '$J_{H}(X_N|\hat{a}_K)$'},... 
    'interpreter','latex','FontSize',fs, 'Location','best');


set(gca,'FontSize', fs);
xlabel('Number of sensors', 'FontSize', fs,'interpreter','latex');
ylabel('$\overline{MSE}$','interpreter','latex','FontSize', fs);

